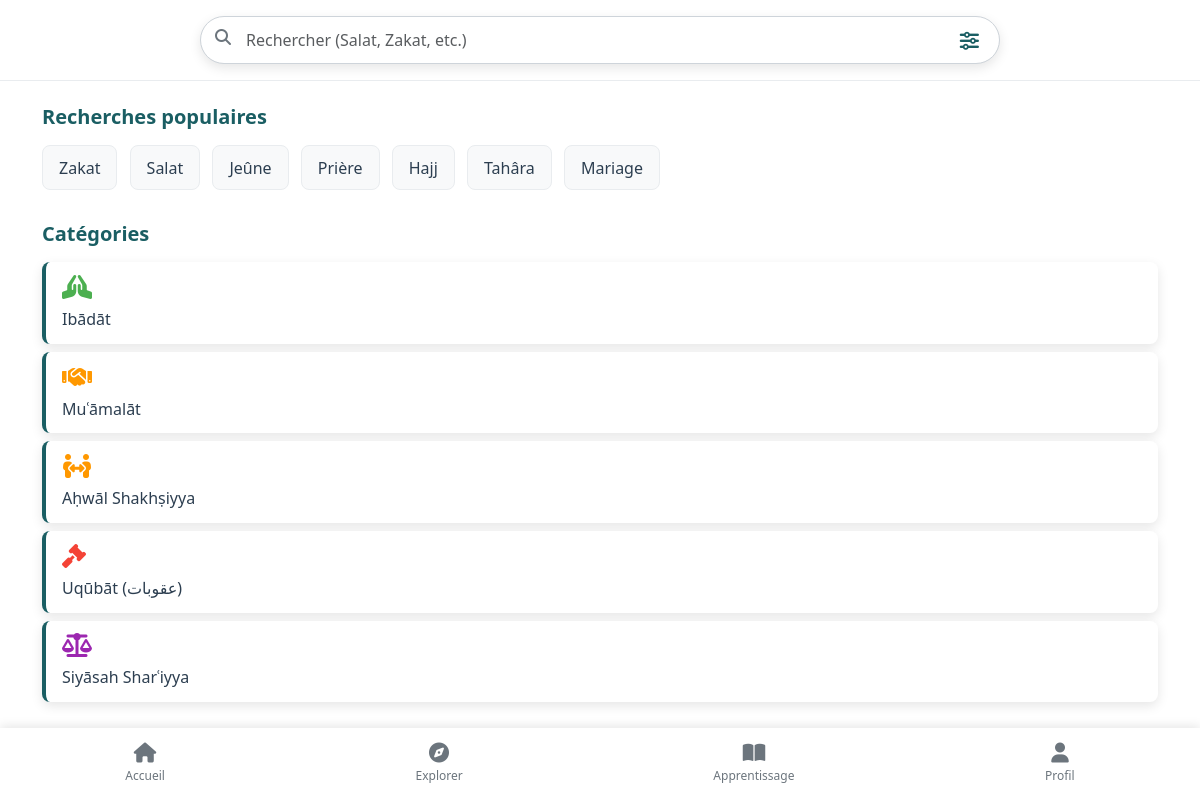
Page /recherche/ on the committed database.
### core/models.py (models this page shows, shortened)
class Category(models.Model):
    name = models.CharField(max_length=100)
    description = models.TextField(blank=True, null=True)
    icon = models.CharField(max_length=100, blank=True, null=True)  # ex: "fas fa-hands-praying"
    color = models.CharField(max_length=50, blank=True, null=True)  # ex: "#6f42c1"

### core/views.py (the view, shortened to what this page needs)
# urls.py: path('recherche/', search_view, name='recherche'),
def search_view(request):
    query = request.GET.get("q")  # ce qui est tapé dans la barre de recherche
    results = []
    categories = Category.objects.all()
    context = {
        "query": query,
        "results": results,
        "categories": categories,
    }
    return render(request, "core/recherche.html", context)

### core/templates/core/recherche.html (shortened to what this page needs)
{% load static %}
<!DOCTYPE html>
<html lang="fr">
<head>
    <link href="https://cdn.jsdelivr.net/npm/bootstrap@5.3.0/dist/css/bootstrap.min.css" rel="stylesheet">
    <link rel="stylesheet" href="https://cdnjs.cloudflare.com/ajax/libs/font-awesome/6.4.0/css/all.min.css">
    <link rel="stylesheet" href="{% static 'css/recherche.css' %}">
</head>
<body>
    <header class="search-header">
        <div class="container">
            <div class="search-container">
                <form action="{% url 'recherche' %}" method="get" class="search-input-group">
                    <i class="fas fa-search search-icon"></i>
                    <input type="text" name="q" class="form-control search-input" placeholder="Rechercher (Salat, Zakat, etc.)" value="{{ query|default:'' }}">
                    <button class="filter-btn" type="button" data-bs-toggle="collapse" data-bs-target="#filterCollapse" aria-expanded="false">
                        <i class="fas fa-sliders-h"></i>
                    </button>
                </form>
            </div>
        </div>
    </header>
    <div class="container mt-3">
        <h2 class="section-title">Recherches populaires</h2>
        <div class="popular-searches">
            {% for search in query %}
                <a href="{% url 'recherche' %}?q={{ search.term }}" class="popular-search-card">{{ search.term }}</a>
            {% empty %}
                <a href="#" class="popular-search-card">Zakat</a>
                <a href="#" class="popular-search-card">Salat</a>
                <a href="#" class="popular-search-card">Jeûne</a>
                <a href="#" class="popular-search-card">Prière</a>
                <a href="#" class="popular-search-card">Hajj</a>
                <a href="#" class="popular-search-card">Tahâra</a>
                <a href="#" class="popular-search-card">Mariage</a>
            {% endfor %}
        </div>
<h2 class="section-title">Catégories</h2>
<div class="categories-list">
    {% for category in categories %}
        <a href="{% url 'category_detail' category.pk %}" class="category-item">
            {% if category.icon %}
            <i class="{{ category.icon }} category-icon" style="color: {{ category.color }};"></i>
            {% endif %}
            <p class="category-name">
                {{ category.name }}<br>
            </p>
        </a>
    {% endfor %}
</div>
    </div>
    {% block sidebar %}
        {% include 'nav/bottom_nav.html' %}
    {% endblock %}
</body>
</html>

### static/css/recherche.css (style rules this page uses)
:root { --primary: #1a5e63; --primary-dark: #0d4448; --secondary: #d4af37; --secondary-light: #e6c75a; --white: #ffffff; --light-bg: #f8f9fa; --text-dark: #2c3e50; --text-light: #6c757d; --shadow: 0 4px 12px rgba(0, 0, 0, 0.1); --transition: all 0.3s ease; }
body { background-color: var(--white); color: var(--text-dark); font-family: 'Segoe UI', Tahoma, Geneva, Verdana, sans-serif; padding-bottom: 3rem; }
.search-header { background-color: var(--white); border-bottom: 1px solid #e9ecef; padding: 1rem 0; position: sticky; top: 0; z-index: 1000; }
.search-container { max-width: 800px; margin: 0 auto; }
.search-input-group { position: relative; }
.search-input { border-radius: 24px; padding-left: 45px; padding-right: 45px; border: 1px solid #ced4da; box-shadow: var(--shadow); height: 48px; }
.search-icon { position: absolute; left: 15px; top: 13px; z-index: 5; color: var(--text-light); }
.filter-btn { position: absolute; right: 15px; top: 10px; z-index: 5; color: var(--primary); background: none; border: none; font-size: 1.2rem; }
.section-title { color: var(--primary); font-weight: 700; margin: 1.5rem 0 1rem; font-size: 1.25rem; }
.popular-search-card { display: inline-block; background-color: var(--light-bg); border-radius: 8px; padding: 0.6rem 1rem; margin: 0 0.5rem 0.5rem 0; color: var(--text-dark); text-decoration: none; transition: var(--transition); border: 1px solid #e9ecef; }
.category-item { display: block; padding: 0.8rem 1rem; margin-bottom: 0.5rem; background-color: var(--white); border-radius: 8px; text-decoration: none; color: var(--text-dark); transition: var(--transition); border-left: 4px solid var(--primary); box-shadow: var(--shadow); }
.category-name { font-weight: 500; margin: 0; }

### core/templates/core/recherche.html (style rules this page uses)
.category-icon { font-size: 1.5rem; margin-bottom: 0.5rem; }

### rows in the picture
Category: name "Ibādāt"
Category: name "Muʿāmalāt"
Category: name "Aḥwāl Shakhṣiyya"
Category: name "Uqūbāt (عقوبات)"
Category: name "Siyāsah Sharʿiyya"
